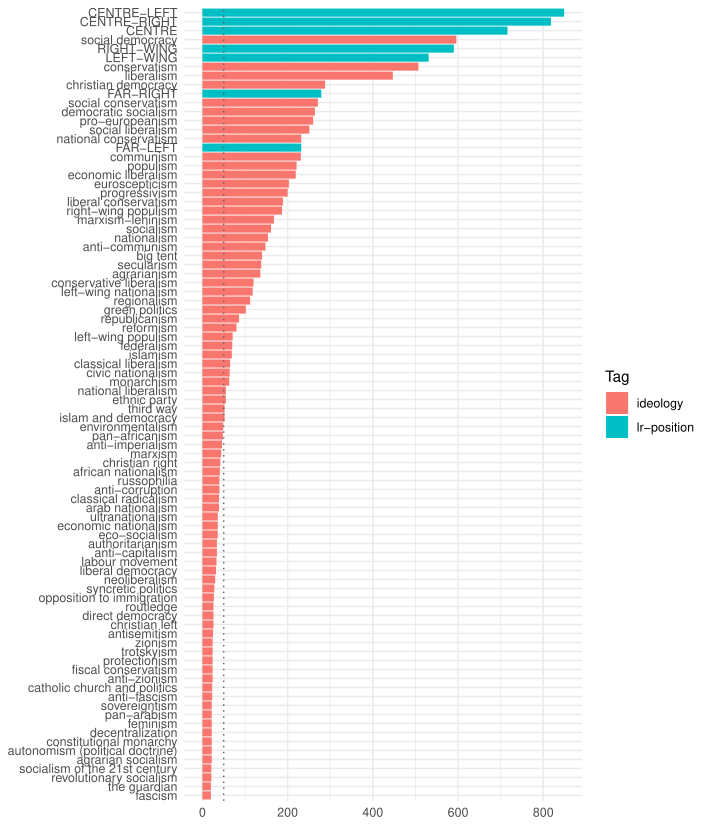

R code for this plot:
## Visualize tag frequency


library(tidyverse)
library(glue)


n_min <- 20

wp_raw <- read_csv("02-data-preparation/01-wp-infobox.csv")


## Define tag type (different from source) ----

lr_tags <- c(
  "far-left", 
  "left-wing", 
  "centre-left", 
  "centre", 
  "centre-right", 
  "right-wing", 
  "far-right"
)

wp <- 
  wp_raw %>% 
  select(-source) %>%  # tag name defintion based
  mutate(Tag = ifelse(position %in% lr_tags, "lr-position", "ideology"))


## Figure entries ----

pl_dt <- 
  wp %>% 
  count(partyfacts_id, Tag) %>% 
  rename(entries = n) %>%
  filter(entries < 10) %>% 
  spread(Tag, entries, fill = 0) %>% 
  gather(Tag, entries, -partyfacts_id)

pl <- 
  ggplot(pl_dt, aes(entries)) +
  geom_bar() +
  scale_x_continuous(breaks = c(0, 5, 10)) +
  facet_wrap(~ Tag) +
  theme_minimal()

print(pl)
ggsave(
  "06-figures-tables/fig-freq-ideology-position.pdf", 
  width = 100, 
  height = 60, 
  units = "mm"
)


## Figure frequency ----

pl_dt <- 
  wp %>% 
  mutate(
    position = ifelse(Tag == "lr-position", toupper(position), position)
    ) %>% 
  count(position, Tag) %>% 
  mutate(position = fct_reorder(position, n)) %>% 
  filter(n >= n_min)

pl <-
  pl_dt %>% 
  ggplot(aes(x = position, y = n, fill = Tag)) +
  geom_bar(stat = "identity") +
  geom_hline(aes(yintercept = 50), color = "grey40", linetype = "dotted") +
  coord_flip() +
  labs(x = NULL, y = NULL) +
  theme_minimal() +
  theme(
    strip.background = element_blank(),
    strip.text.x = element_blank()
    )

print(pl)
ggsave(
  "06-figures-tables/fig-freq-tags.pdf", 
  pl, 
  width = 180, 
  height = 210, 
  units = "mm"
)
